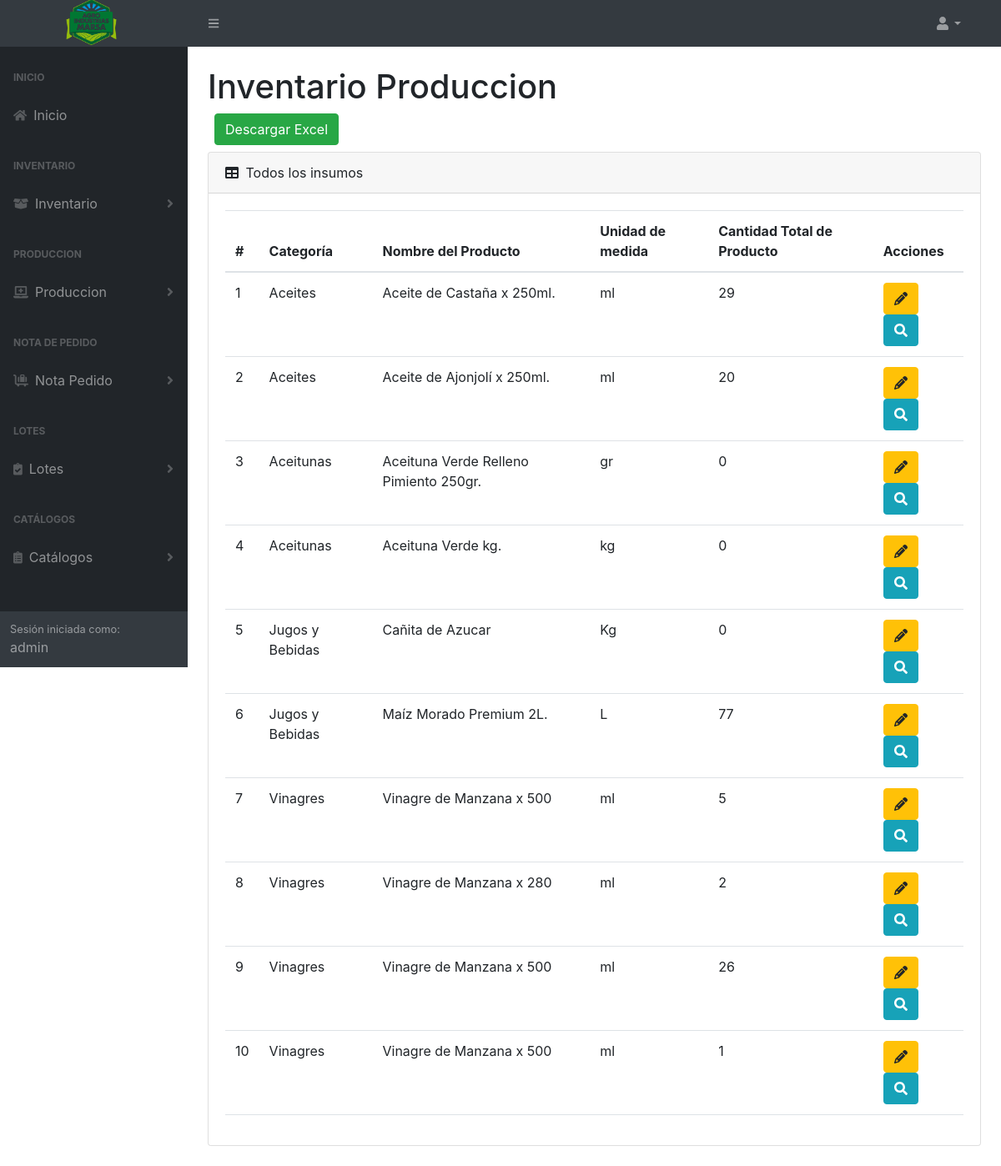
The app's page /almacen (signed in), older data.
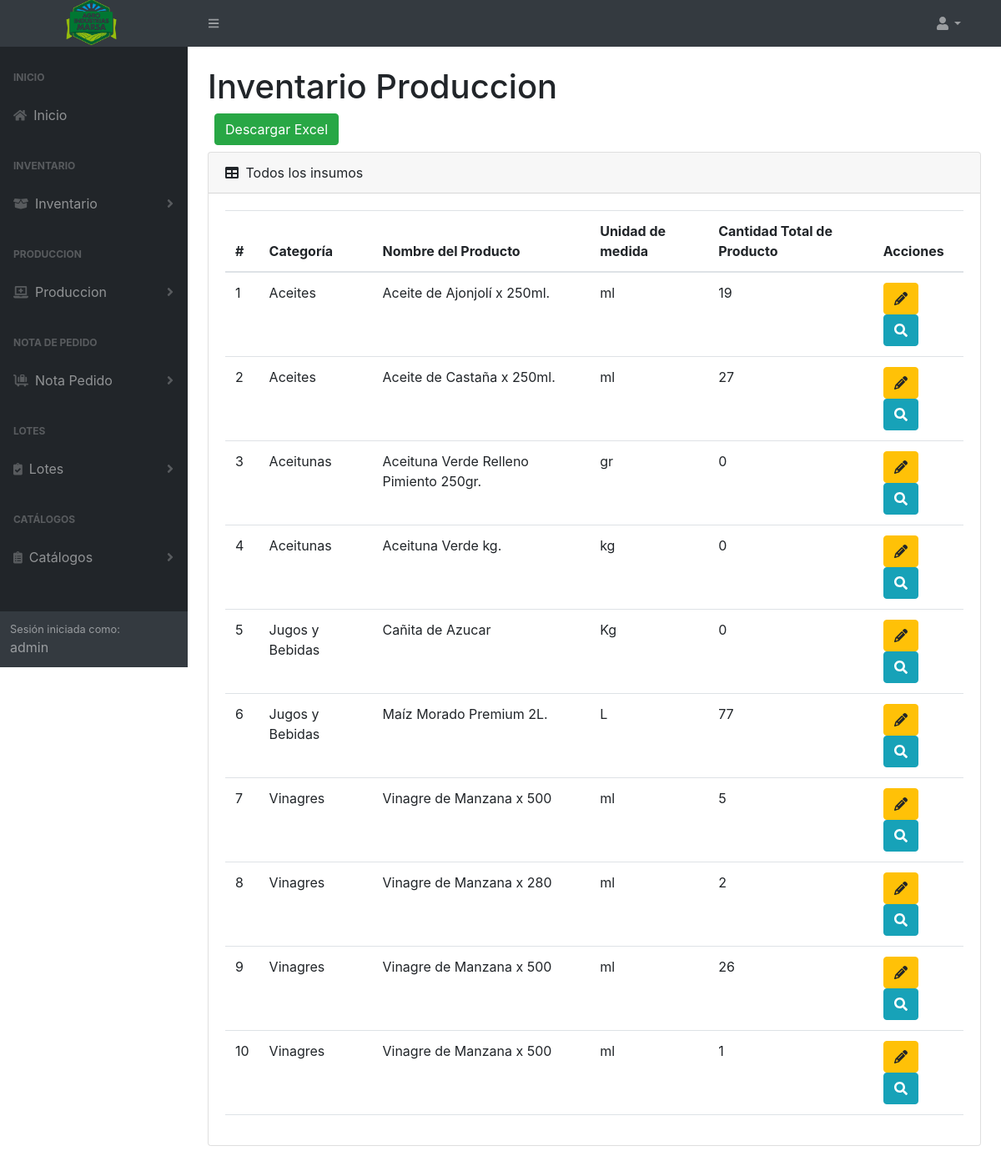
The same page, newer data.
### tables this page shows
CREATE TABLE `tb_almacen` (
  `IdAlma` int(11) NOT NULL,
  `IdProd` int(11) NOT NULL,
  `CantidadTotal` int(250) NOT NULL,
  `DateCreate` date NOT NULL,
  `DateUpdate` date NOT NULL,
  `HoraCreate` time NOT NULL,
  `HoraUpdate` time NOT NULL
);

CREATE TABLE `tb_categoriaprod` (
  `IdCate` int(11) NOT NULL,
  `NombreCategoria` varchar(255) NOT NULL,
  `DateCreate` datetime NOT NULL,
  `DateUpdate` datetime NOT NULL
);

CREATE TABLE `tb_producto` (
  `IdProd` int(11) NOT NULL,
  `IdCate` int(11) NOT NULL,
  `NombreProducto` varchar(255) NOT NULL,
  `DetalleProducto` varchar(255) DEFAULT NULL,
  `Unidad` varchar(50) NOT NULL,
  `Cantidad` int(250) NOT NULL,
  `Precio` decimal(10,2) NOT NULL,
  `DateCreate` datetime NOT NULL,
  `DateUpdate` datetime NOT NULL
);

### controller/template.controller.php (called while the page is built)
<?php
class TemplateController
{
  static public function ctrTemplate()
  {
    include "view/template.php";
  }
}

### index.php (called while the page is built, shortened)
<?php
require_once "controller/template.controller.php";
require_once "controller/almacen.controller.php";
require_once "controller/lotes.controller.php";
require_once "model/almacen.model.php";
$template = new TemplateController();
$template -> ctrTemplate();

### controller/almacen.controller.php (called while the page is built, shortened)
<?php
class AlmacenController
{
  public static function ctrGetAllProductsIngDet()
  {
    $tabla = "tb_almacen";
    $respuesta = AlmacenModel::mdlObtenerProductsIngDetl($tabla);
    return $respuesta;
  }
}

### model/conexion.php (called while the page is built)
<?php
class Conexion
{
  static public function conn()
  {
    $link = new PDO("mysql:host=localhost;dbname=marsa_db","root","");
    $link->exec("set names utf8");
    return $link;
  }
}

### model/almacen.model.php (called while the page is built, shortened)
<?php
require_once "conexion.php";
class AlmacenModel
{
  public static function mdlObtenerProductsIngDetl($table)
  {
    $statement = Conexion::conn()->prepare("SELECT
      tb_almacen.IdAlma,
      tb_producto.NombreProducto,
      tb_categoriaprod.NombreCategoria,
      tb_producto.Unidad,
      tb_almacen.CantidadTotal
    FROM
      $table
    INNER JOIN
      tb_producto ON tb_almacen.IdProd = tb_producto.IdProd
    INNER JOIN
      tb_categoriaprod ON tb_producto.IdCate = tb_categoriaprod.IdCate
    ORDER BY
      GREATEST(CONCAT(tb_almacen.DateCreate, ' ', tb_almacen.HoraCreate), CONCAT(tb_almacen.DateUpdate, ' ', tb_almacen.HoraUpdate)) DESC");
    $statement->execute();
    return $statement->fetchAll();
  }
}

### view/modules/almacen.php (the view, shortened to what this page needs)
  </div>
</div>
<div class="sb-sidenav-footer">
  <div class="small">Sesión iniciada como:</div>
  <?php echo $_SESSION["Nombre"] ?>
</div>
</nav>
</div>
<div id="layoutSidenav_content">
  <main>
    <div class="container-fluid px-4">
      <h1 class="mt-4">
        Inventario Produccion
      </h1>
      <div class="d-flex m-2">
        <button type="button" class="btn btn-success btnDownloadProductsExcel" id="btnDownloadProductsExcel">Descargar Excel</button>
      </div>
      <div class="card mb-4">
        <div class="card-header">
          <i class="fas fa-table me-1"></i>
          Todos los insumos
        </div>
        <div class="card-body">
            <table id="datatablesSimple" class="data-table-ListProductsAlma table">
              <thead>
                  <tr>
                      <th>#</th>
                      <th>Categoría</th>
                      <th>Nombre del Producto</th>
                      <th>Unidad de medida</th>
                      <th>Cantidad Total de Producto</th>
                      <th>Acciones</th>
                  </tr>
              </thead>
              <tbody>
                  <?php
                      $listProducts = AlmacenController::ctrGetAllProductsIngDet();
                      foreach ($listProducts as $key => $value) {
                        echo
                          '<tr>
                          <td>' . ($key + 1) . '</td>
                          <td>' . $value["NombreCategoria"] . '</td>
                          <td>' . $value["NombreProducto"] . '</td>
                          <td>' . $value["Unidad"] . '</td>
                          <td>' . $value["CantidadTotal"] . '</td>
                          <td>
                              <button class="btn btn-warning btnViewOrder" codOrder="' . $value["IdAlma"] . '"><i class="fa-solid fa-pencil"></i></button>
                              <button class="btn btn-info btnViewProduct" data-bs-toggle="modal" data-bs-target="#modalViewProduct" codProduct="' . $value["IdAlma"] . '" ><i class="fa-solid fa-search"></i></button>
                          </td>
                      </tr>';
                      }
                      ?>
              </tbody>
            </table>
        </div>
      </div>
    </div>
  </main>
</div>
</div>

Row changes from the older to the newer data that the page shows:
changed tb_almacen "Aceite de Ajonjolí x 250ml.": CantidadTotal "20" → "19"; moves up the list
changed tb_almacen "Aceite de Castaña x 250ml.": CantidadTotal "29" → "27"
